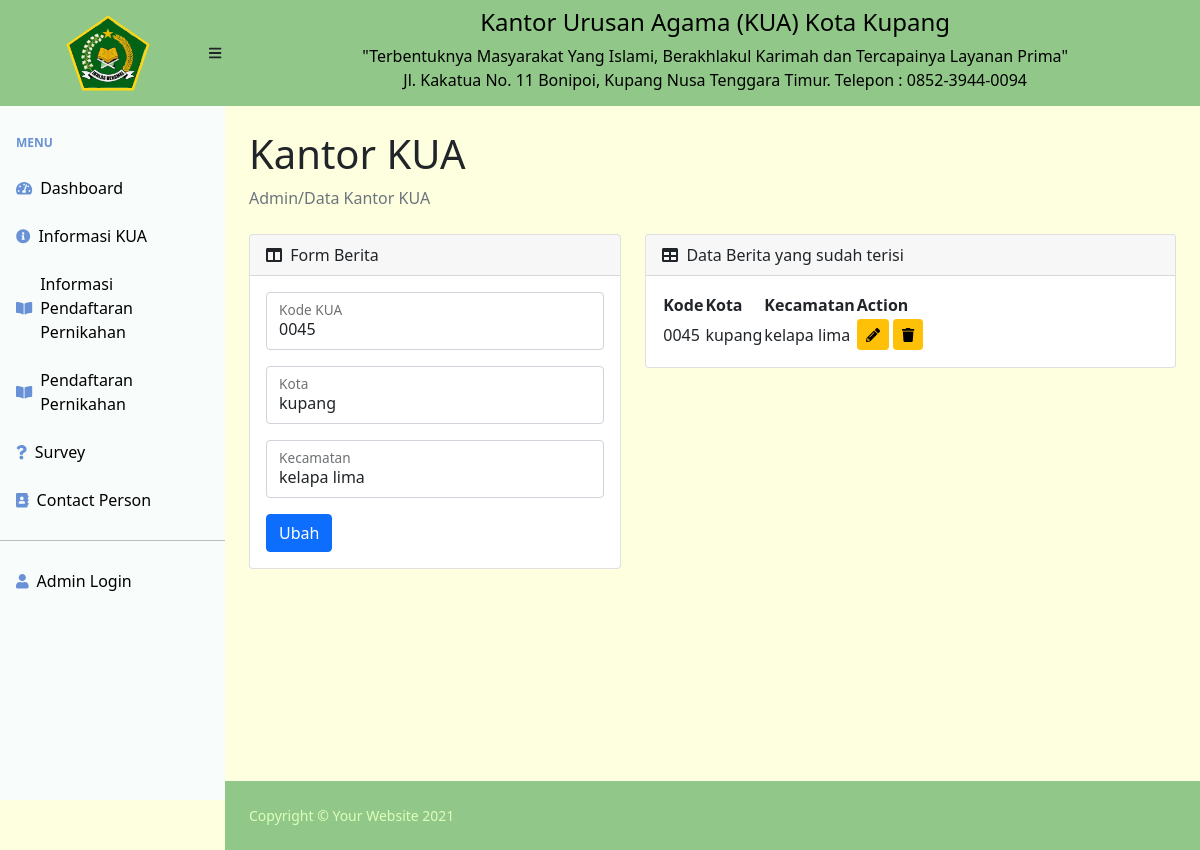
The page /admin/page/edit_kua/1 on the database its author committed.
### tables this page shows
CREATE TABLE `kua` (
  `id` int(11) NOT NULL,
  `kode_kua` varchar(50) NOT NULL,
  `kota` varchar(50) NOT NULL,
  `kecamatan` varchar(50) NOT NULL
);

### application/controllers/admin/Page.php (called while the page is built, shortened)
<?php
class Page extends CI_Controller
{
	public function __construct()
	{
		$this->load->model('m_admin');
	}
	public function edit_kua($id)
	{
		$data = [
			'title' => 'Admin KUA | Edit KUA',
			'data' => $this->m_admin->get('kua'),
			'edit' => $this->m_admin->getWhereRow('kua', ['id' => $id]),
			'editPage' => true
		];
		$this->load->view('admin/kua', $data);
	}
}

### index.php (called while the page is built, shortened)
<?php
require_once BASEPATH.'core/CodeIgniter.php';

### application/models/M_admin.php (called while the page is built, shortened)
<?php
class M_admin extends CI_Model
{
    public function get($table)
    {
        $this->db->from($table);
        return $this->db->get()->result();
    }
    public function getWhereRow($table, $where)
    {
        $this->db->from($table);
        $this->db->where($where);
        return $this->db->get()->row();
    }
}

### application/views/admin/kua.php (the view, shortened to what this page needs)
<?php
require_once(__ROOT__ . '/header.php');
?>
<h1 class="mt-4">Kantor KUA</h1>
<ol class="breadcrumb mb-4">
    <li class="breadcrumb-item active">Admin/Data Kantor KUA</li>
</ol>
<div class="row">
    <div class="col-md-5">
        <div class="card mb-4">
            <div class="card-header">
                <i class="fas fa-columns me-1"></i>
                Form Berita
            </div>
            <div class="card-body">
                <?php if ($editPage == false) { ?>
                    <form method="POST" action=" <?= base_url('admin/insert/insert_kua') ?>">
                        <div class="form-floating mb-3">
                            <input class="form-control" id="kua" type="text" placeholder="Kode KUA" name="kode" />
                            <label for="kua">Kode KUA</label>
                        </div>
                        <div class="form-floating mb-3">
                            <input class="form-control" id="kota" type="text" placeholder="Kota" name="kota" />
                            <label for="kota">Kota</label>
                        </div>
                        <div class="form-floating mb-3">
                            <input class="form-control" id="kecamatan" type="text" placeholder="Kecamatan" name="kecamatan" />
                            <label for="kecamatan">Kecamatan</label>
                        </div>
                        <button class="btn btn-primary">Tambah</button>
                    </form>
                <?php } else { ?>
                    <form method="POST" action=" <?= base_url('admin/edit/update_kua/' . $edit->id) ?>">
                        <div class="form-floating mb-3">
                            <input class="form-control" id="kua" type="text" placeholder="Kode KUA" name="kode" value="<?= $edit->kode_kua ?>" />
                            <label for="kua">Kode KUA</label>
                        </div>
                        <div class="form-floating mb-3">
                            <input class="form-control" id="kota" type="text" placeholder="Kota" name="kota" value="<?= $edit->kota ?>" />
                            <label for="kota">Kota</label>
                        </div>
                        <div class="form-floating mb-3">
                            <input class="form-control" id="kecamatan" type="text" placeholder="Kecamatan" name="kecamatan" value="<?= $edit->kecamatan ?>" />
                            <label for="kecamatan">Kecamatan</label>
                        </div>
                        <button class="btn btn-primary">Ubah</button>
                    </form>
                <?php } ?>
            </div>
        </div>
    </div>
    <div class="col-md-7">
        <div class="card mb-4">
            <div class="card-header">
                <i class="fas fa-table me-1"></i>
                Data Berita yang sudah terisi
            </div>
            <div class="card-body">
                <table id="datatablesSimple">
                    <thead>
                        <tr>
                            <th>Kode</th>
                            <th>Kota</th>
                            <th>Kecamatan</th>
                            <th>Action</th>
                        </tr>
                    </thead>
                    <tbody>
                        <?php foreach ($data as $d) : ?>
                            <tr>
                                <td><?= $d->kode_kua ?></td>
                                <td><?= $d->kota ?></td>
                                <td><?= $d->kecamatan ?></td>
                                <td>
                                    <a href="<?= base_url('admin/page/edit_kua/' . $d->id) ?>" class="btn btn-warning btn-sm"><i class="fa fa-pencil-alt" aria-hidden="true"></i></a>
                                    <a href="<?= base_url('admin/delete/delete_kua/' . $d->id) ?>" class="btn btn-warning btn-sm"><i class="fa fa-trash" aria-hidden="true"></i></a>
                                </td>
                            </tr>
                        <?php endforeach; ?>
                    </tbody>
                </table>
            </div>
        </div>
    </div>
</div>
<?php
require_once(__ROOT__ . '/footer.php');
?>

### assets/css/custom.css (style rules this page uses)
body { background-color: #feffde; }

### rows shown on the page
kua: kode "0045", kota "kupang", kecamatan "kelapa lima", kode_kua "0045"
